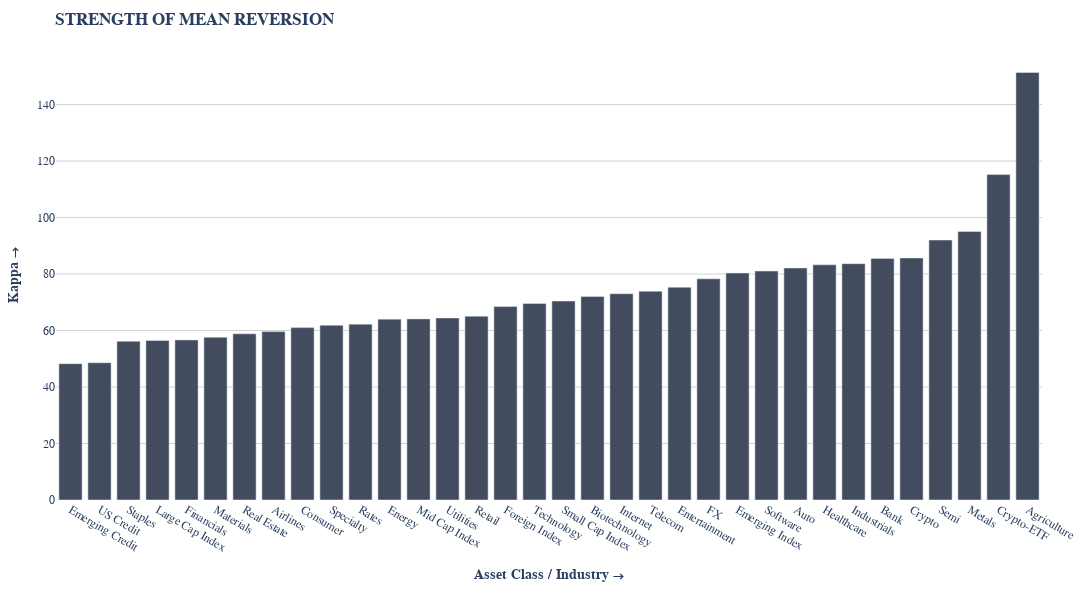

The notebook cell this image was saved under:
### Code cell
fig = px.bar(grouped_by_category.sort('kappa'), x='category', y='kappa')
pu.customize_plotly_chart(fig, font_family='fonts/GeistMono.ttf', color_palette="#434C5E" , x_label="Asset Class / Industry →", y_label="Kappa →", title="Strength of Mean Reversion", y_grid=False, width=1200, height=600)
fig.show()

### Figure 1 — Plotly figure (JSON) as saved in the notebook; plotly's stock layout.template omitted (floating-point values rounded to 4 significant figures)
{"data": [{"alignmentgroup": "True", "hovertemplate": "category=%{x}<br>kappa=%{y}<extra></extra>", "legendgroup": "", "marker": {"color": "#434C5E", "pattern": {"shape": ""}}, "name": "", "offsetgroup": "", "orientation": "v", "showlegend": false, "textposition": "auto", "type": "bar", "x": ["Emerging Credit", "US Credit", "Staples", "Large Cap Index", "Financials", "Materials", "Real Estate", "Airlines", "Consumer", "Specialty", "Rates", "Energy", "Mid Cap Index", "Utilities", "Retail", "Foreign Index", "Technology", "Small Cap Index", "Biotechnology", "Internet", "Telecom", "Entertainment", "FX", "Emerging Index", "Software", "Auto", "Healthcare", "Industrials", "Bank", "Crypto", "Semi", "Metals", "Crypto-ETF", "Agriculture"], "xaxis": "x", "y": [48.27, 48.58, 56.2, 56.49, 56.66, 57.62, 58.82, 59.61, 61.02, 61.87, 62.25, 64.03, 64.11, 64.45, 65.05, 68.46, 69.54, 70.42, 72.06, 73.03, 73.89, 75.3, 78.28, 80.36, 81.06, 82.13, 83.26, 83.66, 85.52, 85.66, 92.02, 95.07, 115.2, 151.3], "yaxis": "y"}], "layout": {"barmode": "relative", "font": {"family": "Roboto Mono, Courier New, monospace"}, "height": 600, "legend": {"tracegroupgap": 0}, "margin": {"b": 100, "l": 50, "r": 50, "t": 50}, "paper_bgcolor": "white", "plot_bgcolor": "white", "title": {"text": "<b>STRENGTH OF MEAN REVERSION</b>"}, "width": 1200, "xaxis": {"anchor": "y", "domain": [0, 1], "gridcolor": "lightgrey", "gridwidth": 1, "showgrid": false, "showline": false, "showticklabels": true, "title": {"text": "<b>Asset Class / Industry →</b>"}, "zeroline": false}, "yaxis": {"anchor": "x", "domain": [0, 1], "gridcolor": "lightgrey", "gridwidth": 1, "showgrid": true, "showline": false, "showticklabels": true, "title": {"text": "<b>Kappa →</b>"}, "zeroline": false}}}
